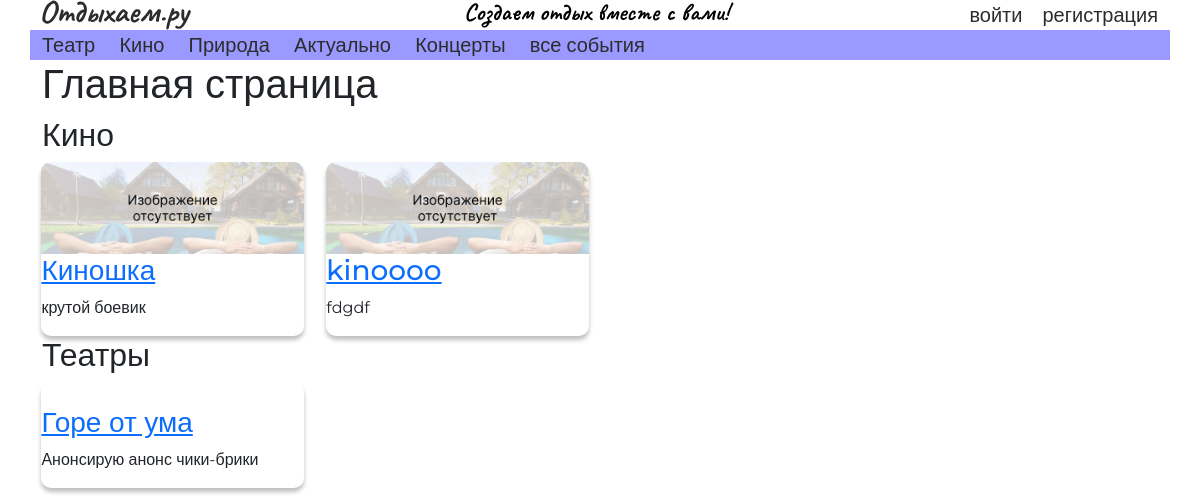
The page / on the database its author committed.
### events/models.py (models this page shows, shortened)
class Event(models.Model):
    title = models.CharField('Title', max_length=50, default='')
    anons = models.CharField('Anons', max_length=100, default='')
    date = models.DateTimeField('Date', default=django.utils.timezone.now())
    creator_id = models.ForeignKey('auth.User', models.SET(1))
    category = models.ForeignKey('events.Category', models.SET(1))
    source = models.CharField("Source", max_length=200, default='')
    typeOfEvent = models.ForeignKey('events.TypeOfEvent', models.SET(1))
    image = models.ImageField(upload_to="images", default=None, null=True)

### main/views.py (the view)
# urls.py: path('', views.main_page, name="home"),
def main_page(request):
    cinemas = Event.objects.filter(category_id=2) & Event.objects.filter(typeOfEvent__name='public')[0:5]
    actual = Event.objects.filter(category_id=4) & Event.objects.filter(typeOfEvent__name='public')[0:5]
    theaters = Event.objects.filter(category_id=3) & Event.objects.filter(typeOfEvent__name='public')[0:5]
    jopa = None
    if True:
        jopa = Event.objects.all()
    return render(request, 'main/main.html', {"cinemas": cinemas, "actual": actual, "theaters": theaters, "jopa": jopa})
    pass

### main/templates/main/main.html (shortened to what this page needs)
{% extends 'index.html' %}
{% load static %}
{% block body %}
    <h1>Главная страница</h1>
    {% if cinemas %}
        <div class="row main-cat">
            <h2 class="main-cat__title">Кино</h2>
            {% for cinema in cinemas %}
                <div class="event-item">
                    {% if cinema.image %}
                        <img class="event-item__img" src="/media/{{ cinema.image }}" alt="">
                    {% else %}
                        <img class="event-item__img" src={% static 'картинка.png' %} alt="">
                    {% endif %}
                    <h3 class="event-item__title"><a href="{% url 'event_detail' cinema.id %}">{{ cinema.title }}</a></h3>
                    <p class="event-item__anons">{{ cinema.anons }}</p>
                </div>
            {% endfor %}
        </div>
    {% endif %}
    {% if theaters %}
        <div class="row main-cat">
            <h2 class="main-cat__title">Театры</h2>
            {% for theater in theaters %}
                <div class="event-item">
                    <h3 class="event-item__title"><a href="{% url 'event_detail' theater.id %}">{{ theater.title }}</a></h3>
                    <p class="event-item__anons">{{ theater.anons }}</p>
                </div>
            {% endfor %}
        </div>
    {% endif %}
{% endblock %}

### static/main.css (style rules this page uses)
* { transition: 0.15s; font-family: 'Montserrat', sans-serif; }
.event-item { flex: 0 0 auto; width: 23%; margin: 0 1%; padding: 0; overflow: hidden; border-radius: 10px; box-shadow: 0px 4px 4px 0px rgba(0, 0, 0, 0.25); }
.event-item__img { width: 100%; }

### rows shown on the page
Event: title "Киношка", anons "крутой боевик"
Event: image (picture), title "kinoooo", anons "fdgdf"
Event: title "Горе от ума", anons "Анонсирую анонс чики-брики"
